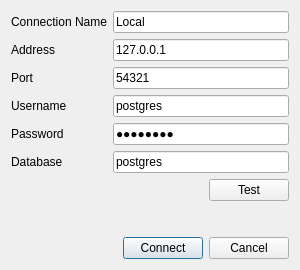
<?xml version="1.0" encoding="UTF-8"?>
<ui version="4.0">
 <class>DatabaseConnectionDialog</class>
 <widget class="QDialog" name="DatabaseConnectionDialog">
  <property name="geometry">
   <rect>
    <x>0</x>
    <y>0</y>
    <width>300</width>
    <height>270</height>
   </rect>
  </property>
  <property name="minimumSize">
   <size>
    <width>300</width>
    <height>270</height>
   </size>
  </property>
  <property name="maximumSize">
   <size>
    <width>500</width>
    <height>400</height>
   </size>
  </property>
  <property name="windowTitle">
   <string>Connect to Database</string>
  </property>
  <layout class="QVBoxLayout" name="verticalLayout">
   <item>
    <layout class="QFormLayout" name="formLayout">
     <item row="0" column="0">
      <widget class="QLabel" name="label_5">
       <property name="text">
        <string>Connection Name</string>
       </property>
      </widget>
     </item>
     <item row="0" column="1">
      <widget class="QLineEdit" name="connectionName">
       <property name="text">
        <string>Local</string>
       </property>
      </widget>
     </item>
     <item row="1" column="0">
      <widget class="QLabel" name="label">
       <property name="text">
        <string>Address</string>
       </property>
      </widget>
     </item>
     <item row="1" column="1">
      <widget class="QLineEdit" name="address">
       <property name="text">
        <string>127.0.0.1</string>
       </property>
      </widget>
     </item>
     <item row="3" column="0">
      <widget class="QLabel" name="label_2">
       <property name="text">
        <string>Username</string>
       </property>
      </widget>
     </item>
     <item row="3" column="1">
      <widget class="QLineEdit" name="username">
       <property name="text">
        <string>postgres</string>
       </property>
      </widget>
     </item>
     <item row="4" column="0">
      <widget class="QLabel" name="label_3">
       <property name="text">
        <string>Password</string>
       </property>
      </widget>
     </item>
     <item row="4" column="1">
      <widget class="QLineEdit" name="password">
       <property name="text">
        <string>password</string>
       </property>
       <property name="echoMode">
        <enum>QLineEdit::Password</enum>
       </property>
      </widget>
     </item>
     <item row="5" column="0">
      <widget class="QLabel" name="label_4">
       <property name="text">
        <string>Database</string>
       </property>
      </widget>
     </item>
     <item row="5" column="1">
      <widget class="QLineEdit" name="database">
       <property name="text">
        <string>postgres</string>
       </property>
      </widget>
     </item>
     <item row="2" column="0">
      <widget class="QLabel" name="label_6">
       <property name="text">
        <string>Port</string>
       </property>
      </widget>
     </item>
     <item row="2" column="1">
      <widget class="QLineEdit" name="port">
       <property name="text">
        <string>54321</string>
       </property>
      </widget>
     </item>
    </layout>
   </item>
   <item>
    <layout class="QHBoxLayout" name="horizontalLayout_2">
     <item>
      <spacer name="horizontalSpacer_2">
       <property name="orientation">
        <enum>Qt::Horizontal</enum>
       </property>
       <property name="sizeHint" stdset="0">
        <size>
         <width>40</width>
         <height>20</height>
        </size>
       </property>
      </spacer>
     </item>
     <item>
      <widget class="QPushButton" name="testButton">
       <property name="text">
        <string>Test</string>
       </property>
      </widget>
     </item>
    </layout>
   </item>
   <item>
    <spacer name="verticalSpacer">
     <property name="orientation">
      <enum>Qt::Vertical</enum>
     </property>
     <property name="sizeHint" stdset="0">
      <size>
       <width>20</width>
       <height>40</height>
      </size>
     </property>
    </spacer>
   </item>
   <item>
    <layout class="QHBoxLayout" name="horizontalLayout">
     <item>
      <spacer name="horizontalSpacer">
       <property name="orientation">
        <enum>Qt::Horizontal</enum>
       </property>
       <property name="sizeHint" stdset="0">
        <size>
         <width>40</width>
         <height>20</height>
        </size>
       </property>
      </spacer>
     </item>
     <item>
      <widget class="QPushButton" name="connectButton">
       <property name="text">
        <string>Connect</string>
       </property>
       <property name="default">
        <bool>true</bool>
       </property>
      </widget>
     </item>
     <item>
      <widget class="QPushButton" name="cancelButton">
       <property name="text">
        <string>Cancel</string>
       </property>
       <property name="autoDefault">
        <bool>false</bool>
       </property>
      </widget>
     </item>
    </layout>
   </item>
  </layout>
 </widget>
 <resources/>
 <connections/>
</ui>
